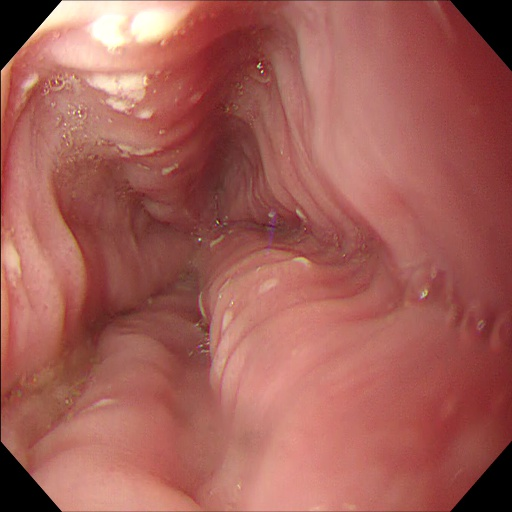
#> input picture annotationImages_and_labels/00003.jpg, 512 x 512 px
$ python read_and_plot_example_bbox.py   (older library calls are emulated)
#> lines starting #> are read from the running program, lines starting #| are printed output that depends on the picture
#> (reads class_list.txt from the repository)
#!/usr/bin/env python2
# -*- coding: utf-8 -*-
"""
Created on Wed Nov 21 13:24:24 2018

@author: ead2019
"""

def read_img(imfile):

#> called with imfile = '../annotationImages_and_labels/00003.jpg'
    import cv2

    return cv2.imread(imfile)[:,:,::-1]
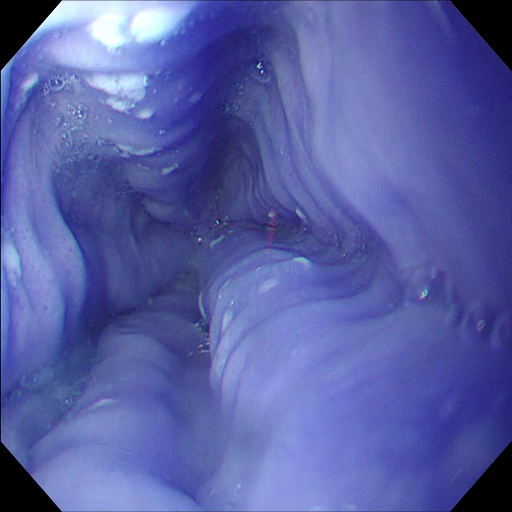
#> returned value: shape (512, 512, 3); mean of channels 0, 1, 2 164.4, 95.3, 87.2; drawn as B, G, R


def read_boxes(txtfile):

#> called with txtfile = '../annotationImages_and_labels/00003.txt'
    import numpy as np
    lines = []

    with open(txtfile, "r") as f:

#> (reads annotationImages_and_labels/00003.txt from the repository)
        for line in f:
            line = line.strip()
            box = np.hstack(line.split()).astype(np.float)
            box[0] = int(box[0])
            lines.append(box)

    return np.array(lines)


def yolo2voc(boxes, imshape):

#> called with boxes = array of shape (8, 5), imshape = (512, 512, 3)
    import numpy as np
    m, n = imshape[:2]

    box_list = []
    for b in boxes:
        cls, x, y, w, h = b

        x1 = (x-w/2.)
        x2 = x1 + w
        y1 = (y-h/2.)
        y2 = y1 + h

        # absolute:
        x1 = x1 * n ; x2 = x2*n
        y1 = y1 * m ; y2 = y2*m

        box_list.append([cls, x1,y1,x2,y2])

    if len(box_list)>0:
        box_list = np.vstack(box_list)

    return box_list


def plot_boxes(ax, boxes, labels):

    import seaborn as sns

    color_pal = sns.color_palette('hls', n_colors = len(labels))

    for b in boxes:
        cls, x1, y1, x2, y2 = b
        ax.plot([x1,x2,x2,x1,x1], [y1,y1,y2,y2,y1],lw=2, color=color_pal[int(cls)])

    return []


def read_obj_names(textfile):

    import numpy as np
    classnames = []

    with open(textfile) as f:
        for line in f:
            line = line.strip('\n')
            if len(line)>0:
                classnames.append(line)

    return np.hstack(classnames)


if __name__=="__main__":

    """
    Example script to read and plot bounding box annotations (which are provided in <x,y,w,h> format)

    (x,y) - box centroid
    (w,h) - width and height of box in normalised.
    """
    import pylab as plt

    imgfile = '../annotationImages_and_labels/00003.jpg'
    bboxfile = '../annotationImages_and_labels/00003.txt'

    classfile = '../class_list.txt'
    classes = read_obj_names(classfile)

    img = read_img(imgfile)
    boxes = read_boxes(bboxfile)

    # convert boxes from (x,y,w,h) to (x1,y1,x2,y2) format for plotting
    boxes_abs = yolo2voc(boxes, img.shape)


    fig, ax = plt.subplots()
    ax.imshow(img)
    plot_boxes(ax, boxes_abs, classes)
    plt.show()
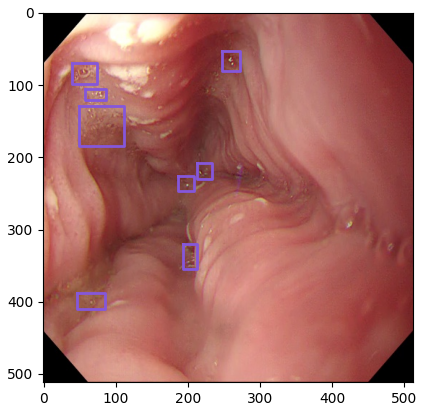
#> figure drawn by matplotlib, 1 panel
